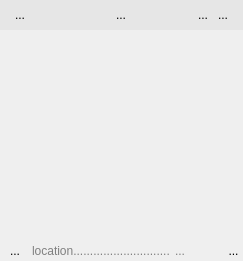
<?xml version="1.0" encoding="UTF-8"?>
<ui version="4.0">
 <class>FormStikyNote</class>
 <widget class="QWidget" name="FormStikyNote">
  <property name="geometry">
   <rect>
    <x>0</x>
    <y>0</y>
    <width>243</width>
    <height>261</height>
   </rect>
  </property>
  <property name="minimumSize">
   <size>
    <width>180</width>
    <height>120</height>
   </size>
  </property>
  <property name="windowTitle">
   <string>StickNote</string>
  </property>
  <property name="styleSheet">
   <string notr="true"/>
  </property>
  <layout class="QVBoxLayout" name="verticalLayout">
   <property name="spacing">
    <number>0</number>
   </property>
   <property name="leftMargin">
    <number>0</number>
   </property>
   <property name="topMargin">
    <number>0</number>
   </property>
   <property name="rightMargin">
    <number>0</number>
   </property>
   <property name="bottomMargin">
    <number>0</number>
   </property>
   <item>
    <widget class="QWidget" name="wnd_top" native="true">
     <property name="minimumSize">
      <size>
       <width>0</width>
       <height>30</height>
      </size>
     </property>
     <property name="maximumSize">
      <size>
       <width>16777215</width>
       <height>30</height>
      </size>
     </property>
     <property name="focusPolicy">
      <enum>Qt::TabFocus</enum>
     </property>
     <property name="styleSheet">
      <string notr="true">QWidget#wnd_top{
background:rgba(0,0,0,10);
border:tranaparent;
}</string>
     </property>
     <layout class="QHBoxLayout" name="horizontalLayout">
      <property name="leftMargin">
       <number>10</number>
      </property>
      <property name="topMargin">
       <number>2</number>
      </property>
      <property name="rightMargin">
       <number>10</number>
      </property>
      <property name="bottomMargin">
       <number>2</number>
      </property>
      <item alignment="Qt::AlignLeft|Qt::AlignVCenter">
       <widget class="QWidget" name="widget" native="true">
        <property name="minimumSize">
         <size>
          <width>20</width>
          <height>0</height>
         </size>
        </property>
        <layout class="QHBoxLayout" name="horizontalLayout_4">
         <property name="spacing">
          <number>0</number>
         </property>
         <property name="leftMargin">
          <number>0</number>
         </property>
         <property name="topMargin">
          <number>0</number>
         </property>
         <property name="rightMargin">
          <number>0</number>
         </property>
         <property name="bottomMargin">
          <number>0</number>
         </property>
         <item alignment="Qt::AlignLeft|Qt::AlignVCenter">
          <widget class="QToolButton" name="btn_addnote">
           <property name="minimumSize">
            <size>
             <width>20</width>
             <height>20</height>
            </size>
           </property>
           <property name="maximumSize">
            <size>
             <width>20</width>
             <height>20</height>
            </size>
           </property>
           <property name="styleSheet">
            <string notr="true">QToolButton{
border-color:rgba(0,0,0,20);
background-color:transparent;
border-image:transparent;
}
QToolButton:hover{
background-color:rgba(0,0,0,25);
}</string>
           </property>
           <property name="text">
            <string>...</string>
           </property>
           <property name="icon">
            <iconset resource="oastikynote.qrc">
             <normaloff>:/res/images/stikyNoteadd.png</normaloff>:/res/images/stikyNoteadd.png</iconset>
           </property>
           <property name="autoRaise">
            <bool>true</bool>
           </property>
          </widget>
         </item>
        </layout>
       </widget>
      </item>
      <item alignment="Qt::AlignHCenter|Qt::AlignVCenter">
       <widget class="QWidget" name="widget_2" native="true">
        <property name="minimumSize">
         <size>
          <width>20</width>
          <height>0</height>
         </size>
        </property>
        <layout class="QHBoxLayout" name="horizontalLayout_5">
         <property name="spacing">
          <number>0</number>
         </property>
         <property name="leftMargin">
          <number>0</number>
         </property>
         <property name="topMargin">
          <number>0</number>
         </property>
         <property name="rightMargin">
          <number>0</number>
         </property>
         <property name="bottomMargin">
          <number>0</number>
         </property>
         <item>
          <widget class="QToolButton" name="btn_pin">
           <property name="minimumSize">
            <size>
             <width>20</width>
             <height>20</height>
            </size>
           </property>
           <property name="maximumSize">
            <size>
             <width>20</width>
             <height>20</height>
            </size>
           </property>
           <property name="styleSheet">
            <string notr="true">QToolButton{
border-color:rgba(0,0,0,20);
background-color:transparent;
border-image:transparent;
}
QToolButton:hover{
background-color:rgba(0,0,0,25);
}
QToolButton:checked{
background-color:rgba(0,0,0,25);
}</string>
           </property>
           <property name="text">
            <string>...</string>
           </property>
           <property name="icon">
            <iconset resource="oastikynote.qrc">
             <normaloff>:/res/images/stikyNotePin.png</normaloff>:/res/images/stikyNotePin.png</iconset>
           </property>
           <property name="checkable">
            <bool>false</bool>
           </property>
           <property name="checked">
            <bool>false</bool>
           </property>
           <property name="autoRaise">
            <bool>true</bool>
           </property>
          </widget>
         </item>
        </layout>
       </widget>
      </item>
      <item alignment="Qt::AlignRight|Qt::AlignVCenter">
       <widget class="QWidget" name="widget_3" native="true">
        <property name="minimumSize">
         <size>
          <width>20</width>
          <height>0</height>
         </size>
        </property>
        <layout class="QHBoxLayout" name="horizontalLayout_6">
         <property name="spacing">
          <number>0</number>
         </property>
         <property name="leftMargin">
          <number>0</number>
         </property>
         <property name="topMargin">
          <number>0</number>
         </property>
         <property name="rightMargin">
          <number>0</number>
         </property>
         <property name="bottomMargin">
          <number>0</number>
         </property>
         <item alignment="Qt::AlignRight">
          <widget class="QToolButton" name="btn_trash">
           <property name="minimumSize">
            <size>
             <width>20</width>
             <height>20</height>
            </size>
           </property>
           <property name="maximumSize">
            <size>
             <width>20</width>
             <height>20</height>
            </size>
           </property>
           <property name="styleSheet">
            <string notr="true">QToolButton{
border-color:rgba(0,0,0,20);
background-color:transparent;
border-image:transparent;
}
QToolButton:hover{
background-color:rgba(0,0,0,25);
}</string>
           </property>
           <property name="text">
            <string>...</string>
           </property>
           <property name="icon">
            <iconset resource="oastikynote.qrc">
             <normaloff>:/res/images/stikynotecrush.png</normaloff>:/res/images/stikynotecrush.png</iconset>
           </property>
           <property name="autoRaise">
            <bool>true</bool>
           </property>
          </widget>
         </item>
         <item alignment="Qt::AlignRight">
          <widget class="QToolButton" name="btn_close">
           <property name="minimumSize">
            <size>
             <width>20</width>
             <height>20</height>
            </size>
           </property>
           <property name="maximumSize">
            <size>
             <width>20</width>
             <height>20</height>
            </size>
           </property>
           <property name="styleSheet">
            <string notr="true">QToolButton{
border-color:rgba(0,0,0,20);
background-color:transparent;
border-image:transparent;
}
QToolButton:hover{
background-color:rgba(0,0,0,25);
}</string>
           </property>
           <property name="text">
            <string>...</string>
           </property>
           <property name="icon">
            <iconset resource="oastikynote.qrc">
             <normaloff>:/res/images/edit_clear.png</normaloff>:/res/images/edit_clear.png</iconset>
           </property>
           <property name="autoRaise">
            <bool>true</bool>
           </property>
          </widget>
         </item>
        </layout>
       </widget>
      </item>
     </layout>
    </widget>
   </item>
   <item>
    <widget class="QWidget" name="wnd_main" native="true">
     <layout class="QHBoxLayout" name="horizontalLayout_2">
      <property name="spacing">
       <number>0</number>
      </property>
      <property name="leftMargin">
       <number>0</number>
      </property>
      <property name="topMargin">
       <number>0</number>
      </property>
      <property name="rightMargin">
       <number>0</number>
      </property>
      <property name="bottomMargin">
       <number>0</number>
      </property>
      <item>
       <widget class="QTextEdit" name="textEdit">
        <property name="font">
         <font>
          <family>微软雅黑</family>
          <pointsize>11</pointsize>
         </font>
        </property>
        <property name="styleSheet">
         <string notr="true">QTextEdit#textEdit{
background:transparent;
border:transparent;
}</string>
        </property>
       </widget>
      </item>
     </layout>
    </widget>
   </item>
   <item>
    <widget class="QWidget" name="wnd_bottom" native="true">
     <property name="minimumSize">
      <size>
       <width>0</width>
       <height>20</height>
      </size>
     </property>
     <property name="maximumSize">
      <size>
       <width>16777215</width>
       <height>20</height>
      </size>
     </property>
     <property name="focusPolicy">
      <enum>Qt::TabFocus</enum>
     </property>
     <layout class="QHBoxLayout" name="horizontalLayout_3">
      <property name="spacing">
       <number>5</number>
      </property>
      <property name="leftMargin">
       <number>3</number>
      </property>
      <property name="topMargin">
       <number>1</number>
      </property>
      <property name="rightMargin">
       <number>0</number>
      </property>
      <property name="bottomMargin">
       <number>1</number>
      </property>
      <item alignment="Qt::AlignLeft">
       <widget class="QToolButton" name="btn_menu">
        <property name="styleSheet">
         <string notr="true">QToolButton{
border-image:transparent;
}
QToolButton:hover{
background-color:rgba(0,0,0,25);
}</string>
        </property>
        <property name="text">
         <string>...</string>
        </property>
        <property name="icon">
         <iconset resource="oastikynote.qrc">
          <normaloff>:/res/images/others_icon.png</normaloff>:/res/images/others_icon.png</iconset>
        </property>
        <property name="iconSize">
         <size>
          <width>18</width>
          <height>18</height>
         </size>
        </property>
        <property name="autoRepeat">
         <bool>false</bool>
        </property>
        <property name="autoRaise">
         <bool>true</bool>
        </property>
       </widget>
      </item>
      <item alignment="Qt::AlignLeft">
       <widget class="QWidget" name="widget_4" native="true">
        <property name="sizePolicy">
         <sizepolicy hsizetype="MinimumExpanding" vsizetype="Preferred">
          <horstretch>0</horstretch>
          <verstretch>0</verstretch>
         </sizepolicy>
        </property>
        <property name="minimumSize">
         <size>
          <width>0</width>
          <height>0</height>
         </size>
        </property>
        <layout class="QHBoxLayout" name="horizontalLayout_7">
         <property name="spacing">
          <number>0</number>
         </property>
         <property name="leftMargin">
          <number>0</number>
         </property>
         <property name="topMargin">
          <number>0</number>
         </property>
         <property name="rightMargin">
          <number>0</number>
         </property>
         <property name="bottomMargin">
          <number>0</number>
         </property>
         <item>
          <widget class="QLabel" name="lbl_lcoation">
           <property name="sizePolicy">
            <sizepolicy hsizetype="MinimumExpanding" vsizetype="Preferred">
             <horstretch>0</horstretch>
             <verstretch>0</verstretch>
            </sizepolicy>
           </property>
           <property name="cursor">
            <cursorShape>ArrowCursor</cursorShape>
           </property>
           <property name="focusPolicy">
            <enum>Qt::TabFocus</enum>
           </property>
           <property name="styleSheet">
            <string notr="true">QLabel{color:gray;}</string>
           </property>
           <property name="text">
            <string>location.............................</string>
           </property>
          </widget>
         </item>
         <item>
          <widget class="QToolButton" name="btn_showLocation">
           <property name="minimumSize">
            <size>
             <width>20</width>
             <height>0</height>
            </size>
           </property>
           <property name="maximumSize">
            <size>
             <width>20</width>
             <height>16777215</height>
            </size>
           </property>
           <property name="cursor">
            <cursorShape>PointingHandCursor</cursorShape>
           </property>
           <property name="toolTip">
            <string>open file direct path</string>
           </property>
           <property name="styleSheet">
            <string notr="true">QToolButton{
border-image:transparent;
color:gray;
}
QToolButton:hover{
background-color:rgba(0,0,0,25);
}</string>
           </property>
           <property name="text">
            <string>...</string>
           </property>
           <property name="iconSize">
            <size>
             <width>18</width>
             <height>18</height>
            </size>
           </property>
           <property name="autoRepeat">
            <bool>false</bool>
           </property>
           <property name="autoRaise">
            <bool>true</bool>
           </property>
          </widget>
         </item>
        </layout>
       </widget>
      </item>
      <item>
       <spacer name="horizontalSpacer">
        <property name="orientation">
         <enum>Qt::Horizontal</enum>
        </property>
        <property name="sizeHint" stdset="0">
         <size>
          <width>40</width>
          <height>20</height>
         </size>
        </property>
       </spacer>
      </item>
      <item alignment="Qt::AlignRight">
       <widget class="QToolButton" name="btn_resize">
        <property name="cursor">
         <cursorShape>SizeFDiagCursor</cursorShape>
        </property>
        <property name="styleSheet">
         <string notr="true">QToolButton{
border:transparent;
border-image:transparent;
}</string>
        </property>
        <property name="text">
         <string>...</string>
        </property>
        <property name="autoRaise">
         <bool>true</bool>
        </property>
       </widget>
      </item>
     </layout>
    </widget>
   </item>
  </layout>
 </widget>
 <resources>
  <include location="oastikynote.qrc"/>
 </resources>
 <connections/>
</ui>
